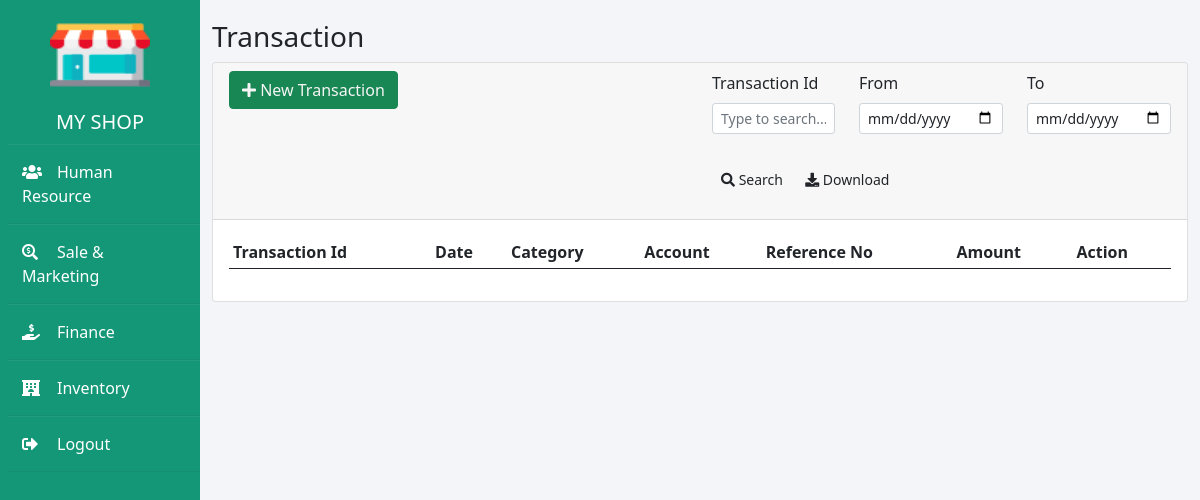
The app's page /transaction/, older data.
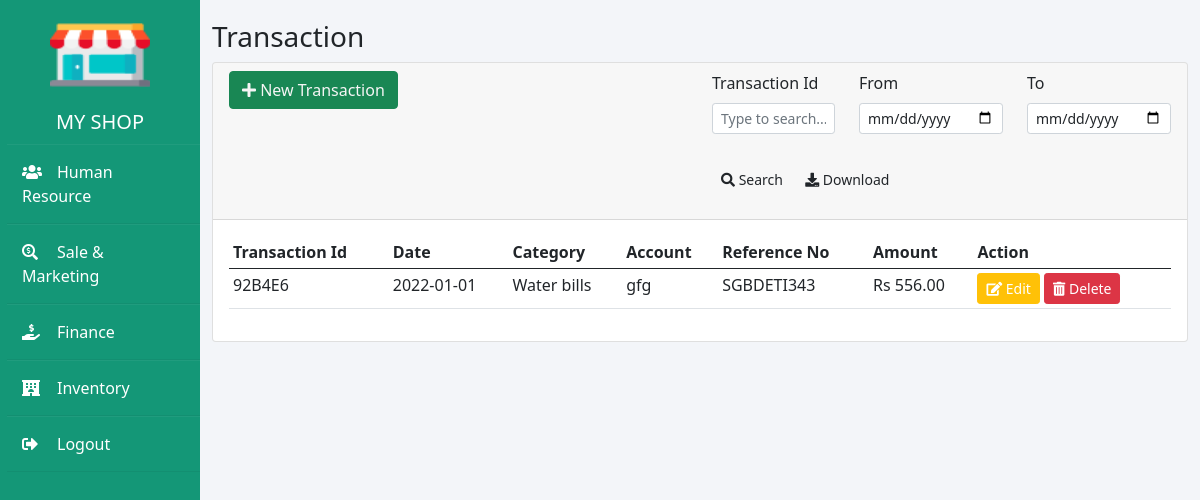
The same page, newer data.
### transaction/models.py (models this page shows)
class Transaction(models.Model):
    transaction_id = models.CharField(max_length=10, )
    date = models.DateField()
    reference_no = models.TextField(max_length=50)
    total_amount = models.FloatField()
    remark = models.TextField(null=True, blank=True)
    category = models.CharField(max_length=100)
    account = models.ForeignKey(Account, on_delete=models.CASCADE)

### account/models.py (models this page shows)
class Account(models.Model):
    account_no = models.CharField(max_length=25)
    account_name = models.CharField(max_length=100)
    bank_name = models.CharField(max_length=50)
    barch_code = models.CharField(max_length=10)
    type = models.CharField(max_length=50)
    phone_number = models.CharField(max_length=10)

### transaction/views.py (the view, shortened to what this page needs)
# urls.py: path('', TransactionListView.as_view(), name='transaction-list'),
class TransactionListView(ListView):
    model = Transaction
    template_name = "transaction/transaction-list.html"
    date_error = ''
    query = ''
    from_ = ''
    to = ''
    def get_queryset(self):
        query = self.request.GET.get('query', '')
        self.date_error = ''
        self.query = ''
        self.from_ = ''
        self.to = ''
        if query != '':
            self.query = query
            return super(TransactionListView, self).get_queryset().filter(transaction_id=query)
        form = self.request.GET.get('from', '')
        to = self.request.GET.get('to', '')
        return super(TransactionListView, self).get_queryset()
    def get_context_data(self, **kwargs):
        context = super().get_context_data(**kwargs)
        context['delete_url'] = reverse('transaction:transaction-delete', kwargs={'pk': 1})
        context['date_error'] = self.date_error
        context['query'] = self.query
        context['from'] = self.from_
        context['to'] = self.to
        return context

### templates/transaction/transaction-list.html (shortened to what this page needs)
{% extends 'layout/dashboard-layout.html' %}
{% block content %}
    <a href="{% url 'transaction:transaction-list' %}" style="text-decoration: none;color: #212529"><h3>Transaction</h3>
    </a>
    <div class="card">
        <div class="card-header">
            <div class="row">
                <div class="col">
                    <a role="button" class="btn btn-success" style="color: whitesmoke"
                       href="{% url 'transaction:transaction-create' %}"><i class="fas fa-plus"></i> New Transaction</a>
                </div>
                <div class="col">
                    <form action="" method="get" id="search-form">
                        <div class="row">
                            <div class="col">
                                <label for="exampleDataList" class="form-label">Transaction Id</label>
                                <input class="form-control form-control-sm" id="exampleDataList"
                                       placeholder="Type to search..." name="query" value="{{ query }}">
                            </div>
                            <div class="col">
                                <label for="exampleDataList" class="form-label">From</label>
                                <input type="date" class="form-control form-control-sm" name="from" value="{{ from }}">
                            </div>
                            <div class="col">
                                <label for="exampleDataList" class="form-label">To</label>
                                <input type="date" class="form-control form-control-sm" name="to" value="{{ to }}">
                            </div>
                            <div class="col ">
                                <a href="#" onclick="$('#search-form').submit();" role="button"
                                   class="btn btn-sm bt " style="margin-top: 30px"><i
                                        class="fas fa-search"></i> Search</a>
                                <a role="button" id="csv" class="btn btn-sm " style="margin-top: 30px"
                                   href="#"><i class="fas fa-download"></i> Download</a>
                            </div>
                        </div>
                    </form>
                </div>
            </div>
        </div>
        <div class="card-body">
            <table class="table table-sm" id="example">
                <thead>
                <tr>
                    <th>Transaction Id</th>
                    <th scope="col">Date</th>
                    <th scope="col">Category</th>
                    <th scope="col">Account</th>
                    <th scope="col">Reference No</th>
                    <th scope="col">Amount</th>
                    <th class="id">Action</th>
                </tr>
                </thead>
                <tbody>
                {% for object in  object_list %}
                    <tr>
                        <td> {{ object.transaction_id }}</td>
                        <td> {{ object.date |date:'Y-m-d' }}</td>
                        <td> {{ object.category }}</td>
                        <td> {{ object.account.account_name }}</td>
                        <td> {{ object.reference_no }}</td>
                        <td>Rs {{ object.total_amount |floatformat:2 }}</td>
                        <td class="id">
                            <div class="d-grid gap-2 d-md-block">
                                <a role="button" href="{% url 'transaction:transaction-update' object.id %}"
                                   class="btn btn-warning btn-sm text-white" type="button"><i class="fas fa-edit"></i>
                                    Edit</a>
                                <button class="btn btn-danger btn-sm delete-btn" type="button"><i
                                        class="fas fa-trash-alt"></i>
                                    Delete
                                </button>
                            </div>
                        </td>
                    </tr>
                {% endfor %}
                </tbody>
            </table>
        </div>
    </div>
{% endblock %}

Row changes from the older to the newer data that the page shows:
added Transaction: transaction_id "92B4E6", date "2022-01-01", category "Water bills", account.account_name "gfg", reference_no "SGBDETI343", total_amount "556.00"
